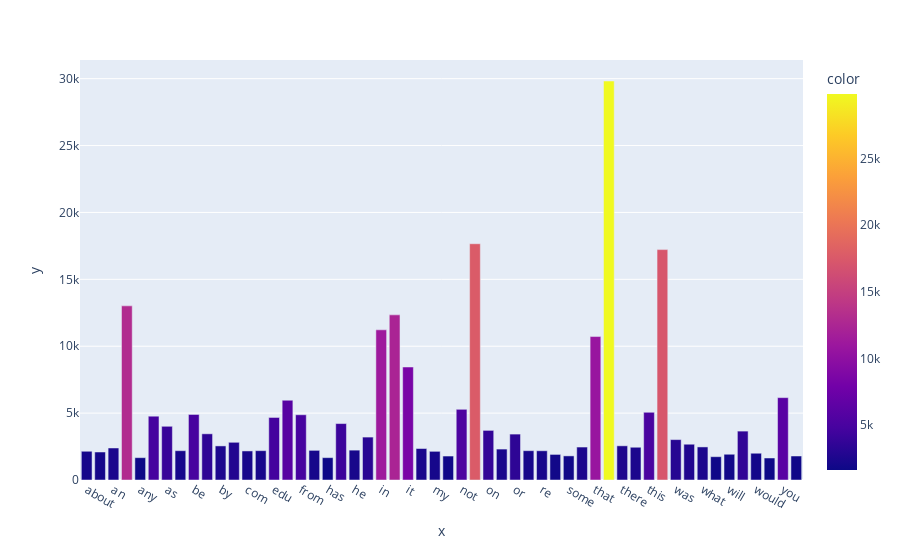

Notebook source saved alongside this figure:
### Code cell
fig = px.bar(x=count_vec_lim, y=term_frequencies_lim, color=term_frequencies_lim)
fig.show()

### Figure 1 — Plotly figure (JSON) as saved in the notebook; plotly's stock layout.template omitted (floating-point values rounded to 4 significant figures)
{"data": [{"alignmentgroup": "True", "hovertemplate": "x=%{x}<br>y=%{y}<br>color=%{marker.color}<extra></extra>", "legendgroup": "", "marker": {"color": [2148, 2093, 2393, 13017, 1669, 4769, 4015, 2191, 4898, 3453, 2548, 2818, 2172, 2193, 4675, 5962, 4877, 2216, 1671, 4218, 2232, 3208, 11226, 12343, 8447, 2353, 2143, 1791, 5285, 17660, 3709, 2312, 3432, 2192, 2186, 1912, 1802, 2464, 10723, 29825, 2556, 2448, 5063, 17222, 3020, 2674, 2472, 1742, 1925, 3655, 2000, 1645, 6157, 1793], "coloraxis": "coloraxis", "pattern": {"shape": ""}}, "name": "", "offsetgroup": "", "orientation": "v", "showlegend": false, "textposition": "auto", "type": "bar", "x": ["about", "all", "an", "and", "any", "are", "as", "at", "be", "but", "by", "can", "com", "do", "edu", "for", "from", "god", "has", "have", "he", "if", "in", "is", "it", "lines", "my", "no", "not", "of", "on", "one", "or", "organization", "re", "so", "some", "subject", "that", "the", "there", "they", "this", "to", "was", "we", "what", "who", "will", "with", "would", "writes", "you", "your"], "xaxis": "x", "y": [2148, 2093, 2393, 13017, 1669, 4769, 4015, 2191, 4898, 3453, 2548, 2818, 2172, 2193, 4675, 5962, 4877, 2216, 1671, 4218, 2232, 3208, 11226, 12343, 8447, 2353, 2143, 1791, 5285, 17660, 3709, 2312, 3432, 2192, 2186, 1912, 1802, 2464, 10723, 29825, 2556, 2448, 5063, 17222, 3020, 2674, 2472, 1742, 1925, 3655, 2000, 1645, 6157, 1793], "yaxis": "y"}], "layout": {"barmode": "relative", "coloraxis": {"colorbar": {"title": {"text": "color"}}, "colorscale": [[0, "#0d0887"], [0.1111, "#46039f"], [0.2222, "#7201a8"], [0.3333, "#9c179e"], [0.4444, "#bd3786"], [0.5556, "#d8576b"], [0.6667, "#ed7953"], [0.7778, "#fb9f3a"], [0.8889, "#fdca26"], [1, "#f0f921"]]}, "legend": {"tracegroupgap": 0}, "margin": {"t": 60}, "xaxis": {"anchor": "y", "domain": [0, 1], "title": {"text": "x"}}, "yaxis": {"anchor": "x", "domain": [0, 1], "title": {"text": "y"}}}}
